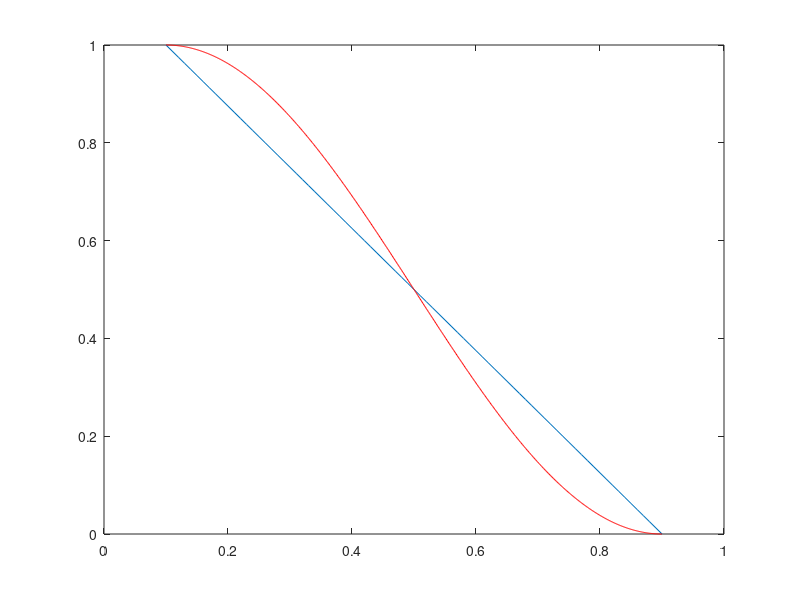

This figure's MATLAB source:
close all
clear
clc

qmn = 0.1;
qmx = 0.9;
qs = qmn:0.01:qmx;

cf = (qmx - qs)./(qmx-qmn);

plot(qs,cf)


qs = qmn:0.001:qmx;
cf1 = 0.5*(1+cos(pi*(qs-qmn)/(qmx-qmn)));

hold on
plot(qs,cf1,'r')

